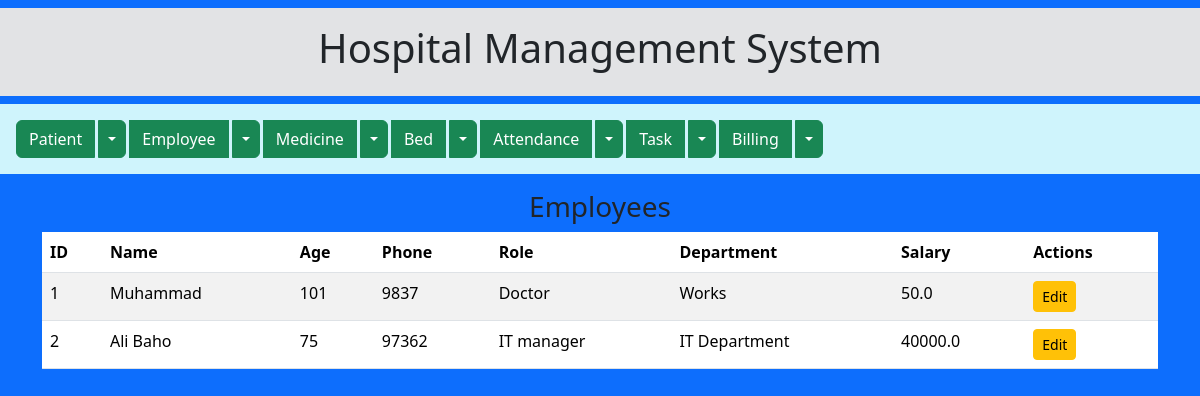
Page /view_update_employee on the committed database.
### models/models_employee.py (models this page shows)
class Employee(db.Model):
    id = db.Column(db.Integer, primary_key=True)
    name = db.Column(db.String(100))
    age = db.Column(db.Integer)
    phone = db.Column(db.String(20))
    address = db.Column(db.String(200))
    role = db.Column(db.String(50))        # Doctor, Nurse, Admin...
    department = db.Column(db.String(100))
    salary = db.Column(db.Float)

### app.py (the view)
@app.route('/view_update_employee')
def view_update_employee():
    employees = get_all_employees()
    return render_template('view_update_employee.html', employees=employees)

### services/services_employee.py (called while the page is built)
def get_all_employees():
    return Employee.query.all()

### templates/view_update_employee.html
{% extends "base.html" %}
{% block content %}
<h3 class="text-center mt-2">Employees</h3>
<table class="table table-striped">
    <thead>
        <tr><th>ID</th><th>Name</th><th>Age</th><th>Phone</th><th>Role</th><th>Department</th><th>Salary</th><th>Actions</th></tr>
    </thead>
    <tbody>
        {% for emp in employees %}
        <tr>
            <td>{{ emp.id }}</td><td>{{ emp.name }}</td><td>{{ emp.age }}</td>
            <td>{{ emp.phone }}</td><td>{{ emp.role }}</td>
            <td>{{ emp.department }}</td><td>{{ emp.salary }}</td>
            <td>
                <a href="/edit_employee/{{ emp.id }}" class="btn btn-warning btn-sm">Edit</a>
            </td>
        </tr>
        {% endfor %}
    </tbody>
</table>
{% endblock %}

### rows in the picture
Employee: id "1", name "Muhammad", age "101", phone "9837", role "Doctor", department "Works", salary "50.0"
Employee: id "2", name "Ali Baho", age "75", phone "97362", role "IT manager", department "IT Department", salary "40000.0"
